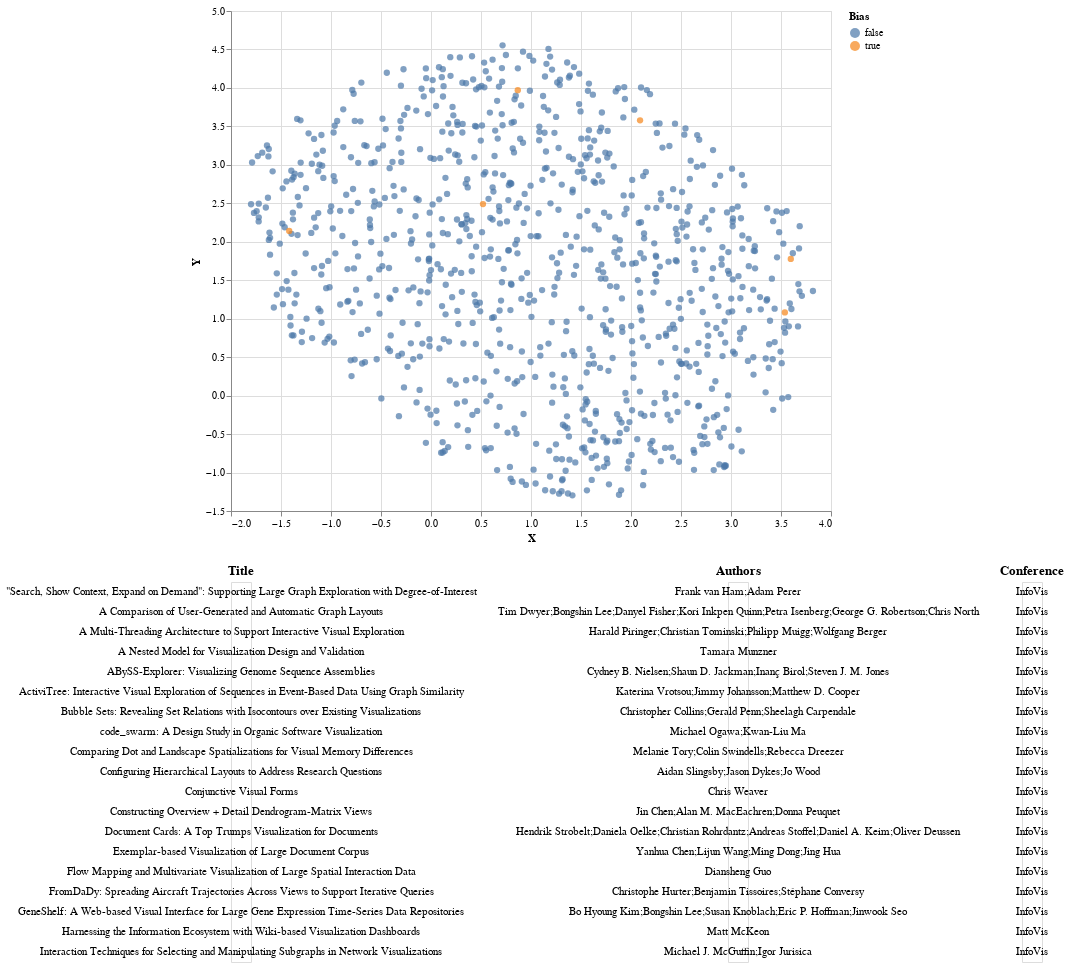

This figure's notebook cell:
### Code cell
import altair as alt

# Brush for selection
brush = alt.selection(type='interval')

points = alt.Chart(embed_docs).mark_circle(size=40).encode(
    x='X',
    y='Y',
    color = alt.condition(brush, 'Bias', alt.value('grey')),
    tooltip = ['Title', 'Authors', 'Conference', 'Year']
).add_selection(brush).properties(
    width=600,
    height=500
)

# Base chart for data tables
ranked_text = alt.Chart(embed_docs).mark_text().encode(
    y=alt.Y('row_number:O',axis=None)
).transform_window(
    row_number='row_number()'
).transform_filter(
    brush
).transform_window(
    rank='rank(row_number)'
).transform_filter(
    alt.datum.rank<20
)

# Data Tables
title = ranked_text.encode(text='Title:N').properties(title='Title')
authors = ranked_text.encode(text='Authors:N').properties(title='Authors')
conference = ranked_text.encode(text='Conference:N').properties(title='Conference')
text = alt.hconcat(title, authors, conference) # Combine data tables

# Build chart
chart = alt.vconcat(
    points,
    text
).resolve_legend(
    color="independent"
)

chart

### Figure 1 — Vega-Lite specification as saved in the notebook (floating-point values rounded to 4 significant figures; data arrays with more than 128 entries replaced by an {"elided": "..."} marker saying what was removed)
{"config": {"view": {"continuousWidth": 400, "continuousHeight": 300}}, "vconcat": [{"mark": {"type": "circle", "size": 40}, "encoding": {"color": {"condition": {"type": "nominal", "field": "Bias", "selection": "selector017"}, "value": "grey"}, "tooltip": [{"type": "nominal", "field": "Title"}, {"type": "nominal", "field": "Authors"}, {"type": "nominal", "field": "Conference"}, {"type": "quantitative", "field": "Year"}], "x": {"type": "quantitative", "field": "X"}, "y": {"type": "quantitative", "field": "Y"}}, "height": 500, "selection": {"selector017": {"type": "interval"}}, "width": 600}, {"hconcat": [{"mark": "text", "encoding": {"text": {"type": "nominal", "field": "Title"}, "y": {"type": "ordinal", "axis": null, "field": "row_number"}}, "title": "Title", "transform": [{"window": [{"op": "row_number", "field": "", "as": "row_number"}]}, {"filter": {"selection": "selector017"}}, {"window": [{"op": "rank", "field": "row_number", "as": "rank"}]}, {"filter": "(datum.rank < 20)"}]}, {"mark": "text", "encoding": {"text": {"type": "nominal", "field": "Authors"}, "y": {"type": "ordinal", "axis": null, "field": "row_number"}}, "title": "Authors", "transform": [{"window": [{"op": "row_number", "field": "", "as": "row_number"}]}, {"filter": {"selection": "selector017"}}, {"window": [{"op": "rank", "field": "row_number", "as": "rank"}]}, {"filter": "(datum.rank < 20)"}]}, {"mark": "text", "encoding": {"text": {"type": "nominal", "field": "Conference"}, "y": {"type": "ordinal", "axis": null, "field": "row_number"}}, "title": "Conference", "transform": [{"window": [{"op": "row_number", "field": "", "as": "row_number"}]}, {"filter": {"selection": "selector017"}}, {"window": [{"op": "rank", "field": "row_number", "as": "rank"}]}, {"filter": "(datum.rank < 20)"}]}]}], "data": {"name": "data-a3442bc347873d1f8b4342f00d47f657"}, "resolve": {"legend": {"color": "independent"}}, "$schema": "https://vega.github.io/schema/vega-lite/v4.0.0.json", "datasets": {"data-a3442bc347873d1f8b4342f00d47f657": {"elided": "909 records"}}}
